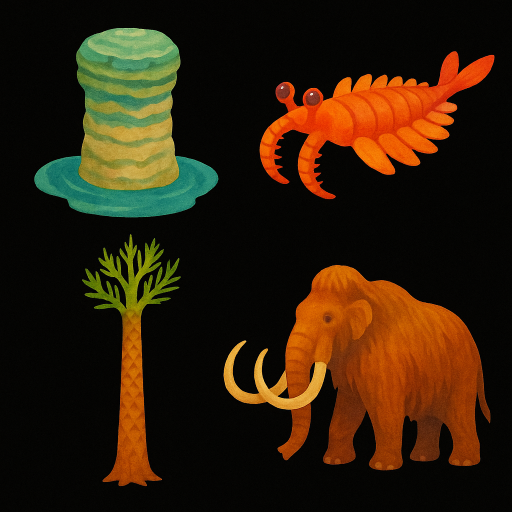
#> input picture .scratch/art-proof/proof-sheet-03.png, 1024 x 1024 px (shown at 1/2 size)
$ python measure.py
#> lines starting #> are read from the running program, lines starting #| are printed output that depends on the picture
#!/usr/bin/env python3
"""
05 — asset budget, measured on the real approved art.

Keys the accepted proof sheets to alpha with the SAME formula the site will use
(08: a = smoothstep(0.045, 0.14, L), unpremultiplied), cuts the subjects out,
and then, for each candidate format, finds the SMALLEST file that still holds a
fixed quality bar. Comparing formats at matched quality is the only comparison
that means anything; comparing them at nominal "quality 55" does not.

Reports three numbers per asset:
  intrinsic px   what a sheet of 4 at 1024^2 actually yields per subject
  transfer KB    the smallest encode that holds the error bar
  decoded MB     w * h * 4 — the number a phone dies on, not the transfer

    python measure.py            # from .scratch/prototypes/asset-budget/
"""
import io, os
from PIL import Image
import numpy as np

HERE = os.path.dirname(os.path.abspath(__file__))
ART = os.path.normpath(os.path.join(HERE, "..", "..", "art-proof"))

# the cadence prototype's verified crops into proof-sheet-03 (x, y, w, h)
SUBJECT_CROPS = [(52, 30, 410, 395), (505, 80, 515, 340),
                 (150, 455, 240, 545), (430, 510, 585, 435)]
SUBJECT_NAMES = ["mammoth", "anomalocaris", "lepidodendron", "stromatolite"]
PLANET_NAMES = ["molten", "hazy", "snowball", "chicxulub"]

RMSE_BAR = 5.0          # visible-pixel RGB error, 0-255. ~5 is invisible on
                        # soft brushy art with no line work to alias.
N_SUBJECT, N_PLANET = 36, 4


def key_to_alpha(im):
    """08's cut-out pipeline: alpha from luminance, colour unpremultiplied."""
    a = np.asarray(im.convert("RGB"), dtype=np.float32) / 255.0
    lum = a[..., 0] * 0.299 + a[..., 1] * 0.587 + a[..., 2] * 0.114
    t = np.clip((lum - 0.045) / (0.14 - 0.045), 0, 1)
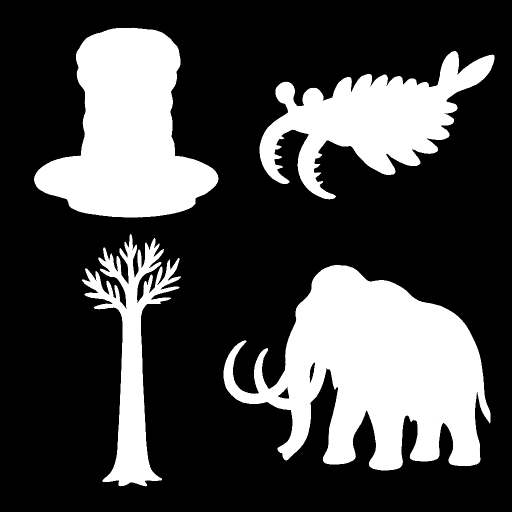
#> t: shape (1024, 1024) float32 (shown at 1/2 size); min 0, max 1, mean 0.281
    alpha = t * t * (3 - 2 * t)                       # smoothstep
    safe = np.maximum(alpha, 1e-3)[..., None]
    rgb = np.clip(a / safe, 0, 1)
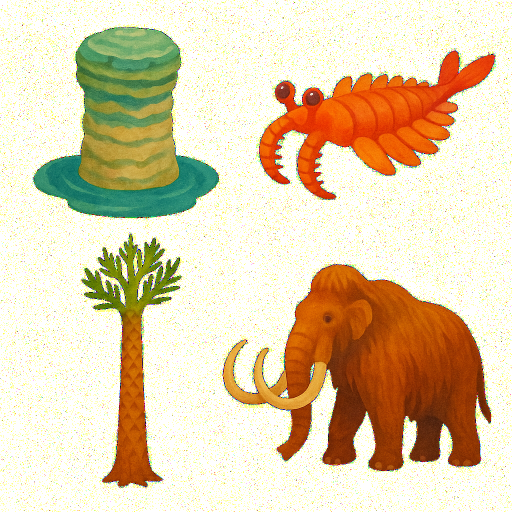
#> rgb: shape (1024, 1024, 3) float32 (shown at 1/2 size); mean R, G, B 0.882, 0.813, 0.689
    out = np.concatenate([rgb, alpha[..., None]], axis=-1)
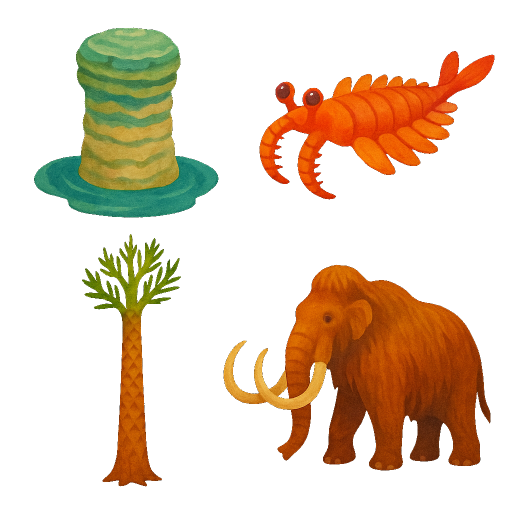
#> out: shape (1024, 1024, 4) float32 (shown at 1/2 size); mean R, G, B, A 0.882, 0.813, 0.689, 0.281; transparent parts drawn white
    return Image.fromarray((out * 255).astype(np.uint8), "RGBA")


def trim(im):
    bb = im.getchannel("A").point(lambda v: 255 if v > 8 else 0).getbbox()
    return im.crop(bb) if bb else im


def enc(im, fmt, **kw):
    buf = io.BytesIO()
    im.save(buf, fmt, **kw)
    return buf.getvalue()


def err(a_img, blob):
    """visible-pixel RGB error after a round trip, 0-255, plus alpha error."""
    b = np.asarray(Image.open(io.BytesIO(blob)).convert("RGBA"), dtype=np.float32)
    a = np.asarray(a_img, dtype=np.float32)
    m = a[..., 3] > 128
    if m.sum() == 0:
        return 0.0, 0.0
    d = a[..., :3][m] - b[..., :3][m]
    da = a[..., 3] - b[..., 3]
    return float(np.sqrt((d * d).mean())), float(np.abs(da).mean())


FORMATS = {
    "avif 4:4:4": lambda im, q: enc(im, "AVIF", quality=q, speed=2,
                                    subsampling="4:4:4"),
    "avif 4:2:0": lambda im, q: enc(im, "AVIF", quality=q, speed=2),
    "webp":       lambda im, q: enc(im, "WEBP", quality=q, method=6,
                                    alpha_quality=90),
}


def smallest_at_bar(im):
    """for each format, the smallest encode whose error stays under the bar."""
    out = {}
    for name, fn in FORMATS.items():
        best = None
        for q in range(30, 96, 5):
            blob = fn(im, q)
            e, ea = err(im, blob)
            if e <= RMSE_BAR:
                best = (q, len(blob), e, ea)
                break
        out[name] = best or (95, len(fn(im, 95)), *err(im, fn(im, 95)))
    out["png"] = (100, len(enc(im, "PNG", optimize=True)), 0.0, 0.0)
    return out


def main():
    assets = []

    sheet = key_to_alpha(Image.open(os.path.join(ART, "proof-sheet-03.png")))
    for (x, y, w, h), nm in zip(SUBJECT_CROPS, SUBJECT_NAMES):
        assets.append(("subject", nm, trim(sheet.crop((x, y, x + w, y + h)))))
#> this loop made 4 passes
#> bb in trim on passes 1 to 4: (16, 25, 385, 395), (14, 22, 484, 319), (14, 13, 212, 518), (17, 18, 551, 431)
#> after the loop, assets = 4 items

    # the planets ship as 1024^2 SINGLES (08), not as a sheet. The proof sheet
    # is 4-up, so each proof disc is only ~440 px. Two rows are reported:
    #   <name> (proof)  what the 4-up proof actually yields
    #   1024 single     the whole keyed sheet encoded at 1024^2 — a deliberately
    #                   CONSERVATIVE stand-in for one planet at 1024^2, since it
    #                   carries four discs' worth of detail in the same frame.
    psheet = key_to_alpha(Image.open(os.path.join(ART, "planet-sheet-01.png")))
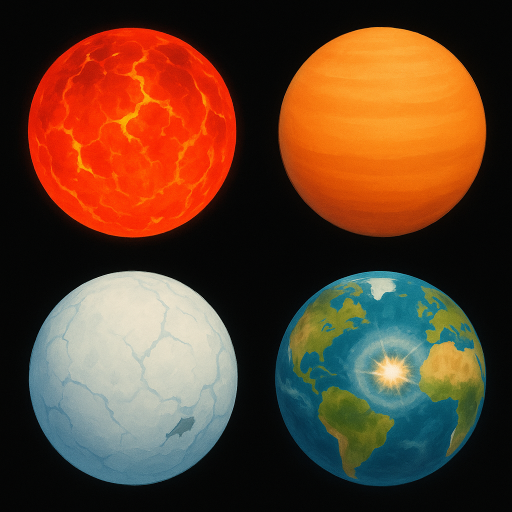
#> input picture .scratch/art-proof/planet-sheet-01.png, 1024 x 1024 px (shown at 1/2 size)
#> in key_to_alpha (call 2), `lum = a[..., 0] * 0.299 + a[..., 1] * 0.587 + a[..., 2] * 0.114`:
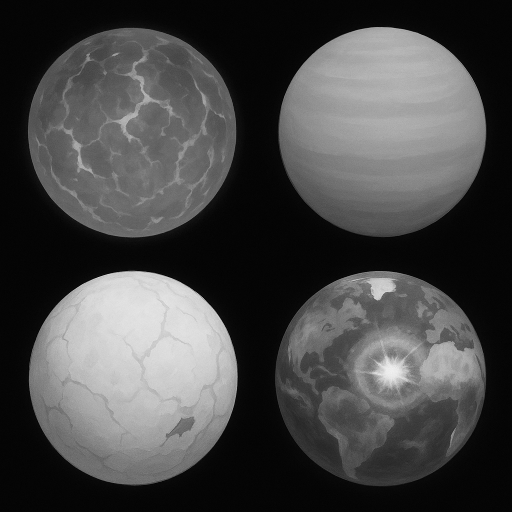
#> lum: shape (1024, 1024) float32 (shown at 1/2 size); min 0, max 0.986, mean 0.281
#> in key_to_alpha (call 2), `t = np.clip((lum - 0.045) / (0.14 - 0.045), 0, 1)`:
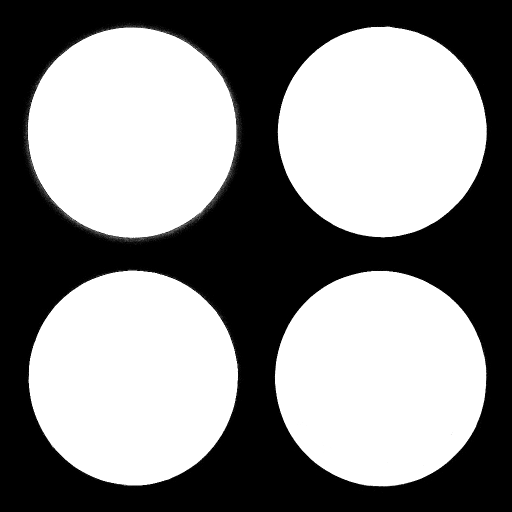
#> t: shape (1024, 1024) float32 (shown at 1/2 size); min 0, max 1, mean 0.537
#> in key_to_alpha (call 2), `out = np.concatenate([rgb, alpha[..., None]], axis=-1)`:
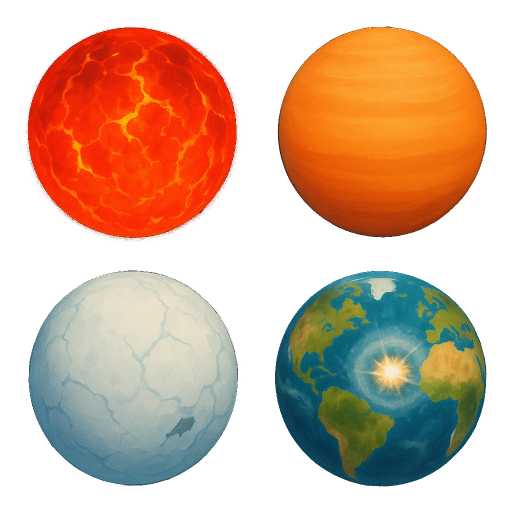
#> out: shape (1024, 1024, 4) float32 (shown at 1/2 size); mean R, G, B, A 0.829, 0.702, 0.616, 0.536; transparent parts drawn white
    q = 512
    for i, nm in enumerate(PLANET_NAMES):
        cx, cy = (i % 2) * q, (i // 2) * q
        assets.append(("planet-proof", nm, trim(psheet.crop((cx, cy, cx + q, cy + q)))))
#> this loop made 4 passes
#> bb in trim on passes 1 to 4: (46, 42, 486, 489), (34, 51, 465, 475), (55, 24, 484, 461), (36, 28, 464, 469)
#> after the loop, assets = 8 items
    assets.append(("planet-1024", "4-up sheet as one 1024 frame", psheet))

    print(f"{'asset':30} {'intrinsic':11} {'format':11} {'q':>3} "
          f"{'KB':>7} {'rmse':>5} {'a.err':>6} {'decoded MB':>11}")
    print("-" * 92)
    table = {}
    for kind, nm, im in assets:
        w, h = im.size
#> w = 369; h = 370
        res = smallest_at_bar(im)
        table[(kind, nm)] = (im.size, res)
        for f, (qq, b, e, ea) in res.items():
            print(f"{nm:30} {f'{w}x{h}':11} {f:11} {qq:3} "
                  f"{b/1024:7.1f} {e:5.1f} {ea:6.2f} {w*h*4/1048576:11.2f}")
        print()

    print("=" * 92)
    for fmt in ("avif 4:4:4", "avif 4:2:0", "webp"):
        sub = [table[k] for k in table if k[0] == "subject"]
        pl = table[("planet-1024", "4-up sheet as one 1024 frame")]
        kb = np.mean([r[1][fmt][1] for r in sub]) / 1024 * N_SUBJECT \
            + pl[1][fmt][1] / 1024 * N_PLANET
        dec = np.mean([r[0][0] * r[0][1] for r in sub]) * 4 / 1048576 * N_SUBJECT \
            + 1024 * 1024 * 4 / 1048576 * N_PLANET
        print(f"whole site, {fmt:11}: {kb/1024:5.2f} MB transfer "
              f"({N_SUBJECT} subjects + {N_PLANET} planets)   "
              f"{dec:6.1f} MB decoded if all held at once")


if __name__ == "__main__":
#> (the run stopped early here; a loop or call above may not have finished)
